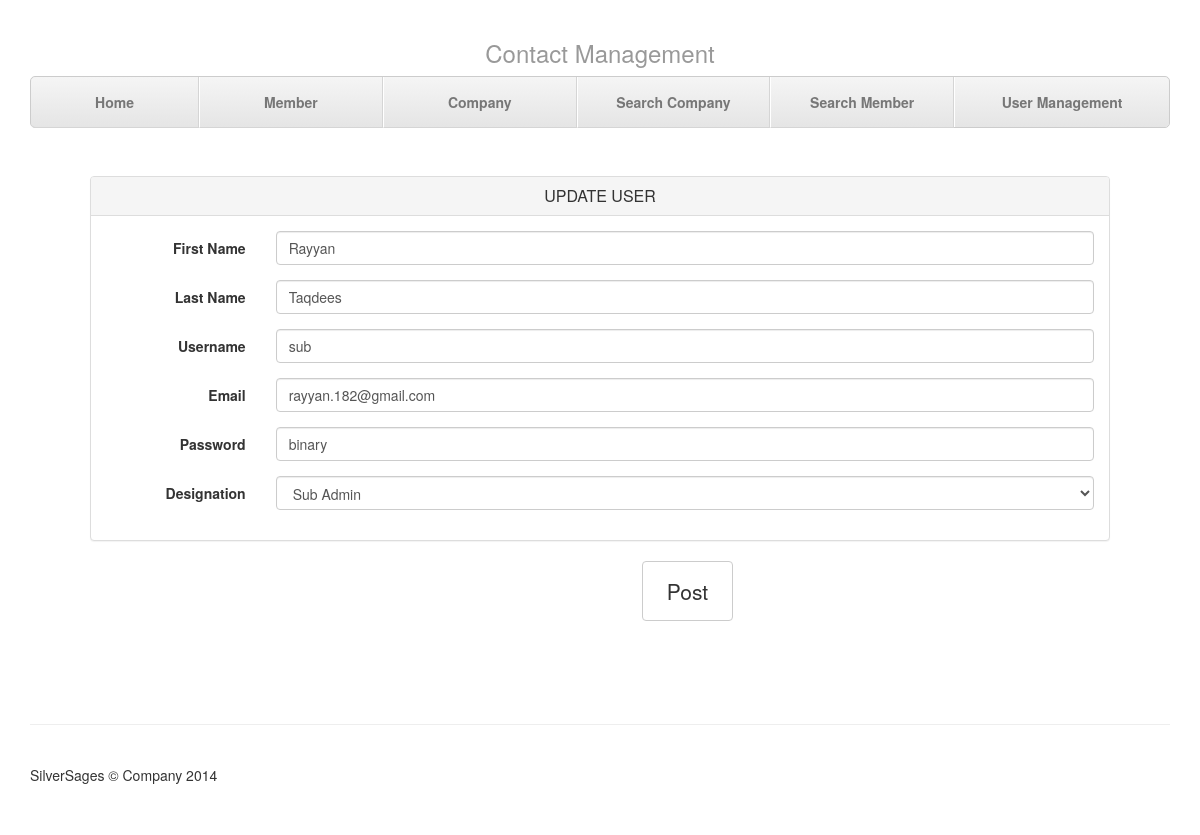
The app's page /user_update.php?id=1 (signed in) with its own data.
### tables this page shows
CREATE TABLE IF NOT EXISTS `user` (
  `userID` int(5) NOT NULL AUTO_INCREMENT,
  `username` varchar(20) NOT NULL,
  `password` varchar(30) NOT NULL,
  `first_name` varchar(20) NOT NULL,
  `last_name` varchar(20) NOT NULL,
  `type` int(5) NOT NULL,
  `email` varchar(50) NOT NULL,
  PRIMARY KEY (`userID`)
);

### user_update.php (the view, shortened to what this page needs)
<?php
include 'header/connect_database.php';
include 'header/_user-details.php';
if(isset($_GET['id'])){
	$id = $_GET['id'];
	$query = "Select * from user where userID = :ID";
	$sth = $dbh->prepare($query);
	$sth->bindValue(':ID',$id);
	$sth->execute();
	$result = $sth->fetchAll();
	$row = $result[0];
	$username = $row['username'];
	$fname = $row['first_name'];
	$lname = $row['last_name'];
	$password = $row['password'];
	$email=$row['email'];
	$type=$row['type'];
	}
?>
<!DOCTYPE html>
<html lang="en">
<head>
<link href="css/bootstrap.min.css" rel="stylesheet">
<link href="css/justified-nav.css" rel="stylesheet">
</head>
<body>
<div class="container">
  <?php include 'header/menu-top-navigation.php';
?>
  <div class="jumbotron">
    <form class="form-horizontal" role="form" method="post" enctype="multipart/form-data" action="user_update.php?id=<?php echo $_GET['id']; ?>">
      <div class="panel panel-default">
        <div class="panel-heading">
          <h3 class="panel-title">UPDATE USER</h3>
        </div>
        <div class="panel-body">
          <div class="form-group">
            <label for="inputFName" class="col-sm-2 control-label">First Name</label>
            <div class="col-sm-10">
              <input type="text" class="form-control" id="inputFName" name="inputFName" placeholder="First Name" value=<?php echo $fname;?> >
            </div>
          </div>
           <div class="form-group">
            <label for="inputLName" class="col-sm-2 control-label">Last Name</label>
            <div class="col-sm-10">
              <input type="text" class="form-control" id="inputLName" name="inputLName" placeholder="Last Name" value=<?php echo $lname;?> >
            </div>
          </div>
           <div class="form-group">
            <label for="inputUName" class="col-sm-2 control-label">Username</label>
            <div class="col-sm-10">
              <input type="text" class="form-control" id="inputUName" name="inputUName" placeholder="Username" value=<?php echo $username;?> >
            </div>
          </div>
            <div class="form-group">
            <label for="inputEmail" class="col-sm-2 control-label">Email</label>
            <div class="col-sm-10">
              <input type="Email" class="form-control" id="inputEmail" name="inputEmail" placeholder="Email" value=<?php echo $email;?> >
            </div>
          </div>
            <div class="form-group">
            <label for="inputPassword" class="col-sm-2 control-label">Password</label>
            <div class="col-sm-10">
              <input type="text" class="form-control" id="inputPassword" name="inputPassword" placeholder="Password" value=<?php echo $password;?> >
            </div>
          </div>
          <div class="form-group">
            <label for="inputDesignatiion" class="col-sm-2 control-label">Designation</label>
            <div class="col-sm-10">
              <select class="form-control" id="inputDesignation" name="inputDesignation" >
                              <?php
			 $query = "select * from usertype";
			$stmt = $dbh->prepare($query);
			$stmt->execute();
 while($result = $stmt->fetch(PDO::FETCH_ASSOC))
			{
			$_uid = $result['userTypeID'];
		    $_designation = $result['designation'];
		if($_uid==$type){
			echo "<option value=${_uid} selected='selected'> ${_designation} </option>";
			}else{
			echo "<option value=${_uid}> ${_designation} </option>";
			}
			}
		 ?>
              </select>
            </div>
          </div>
        </div>
      </div>
       <div class="form-group">
        <div class="col-sm-offset-2 col-sm-10">
          <button type="submit" class="btn btn-default">Post</button>
        </div>
      </div>
    </form>
  </div>
  <div class="footer">
    <p>SilverSages &copy; Company 2014</p>
  </div>
</div>
</body>
</html>

### css/justified-nav.css (style rules this page uses)
body { padding-top: 20px; }
.footer { padding-top: 40px; padding-bottom: 40px; margin-top: 40px; border-top: 1px solid #eee; }
.jumbotron { text-align: center; background-color: transparent; }
.jumbotron .btn { padding: 14px 24px; font-size: 21px; }
@media screen and (min-width: 768px) { .masthead, .marketing, .footer { padding-right: 0; padding-left: 0; } }

### records on screen
user: inputFName "Rayyan", inputLName "Taqdees", inputUName "sub", inputEmail "rayyan.182@gmail.com", inputPassword "binary"

### other values on screen
form field inputDesignation "Sub Admin"
